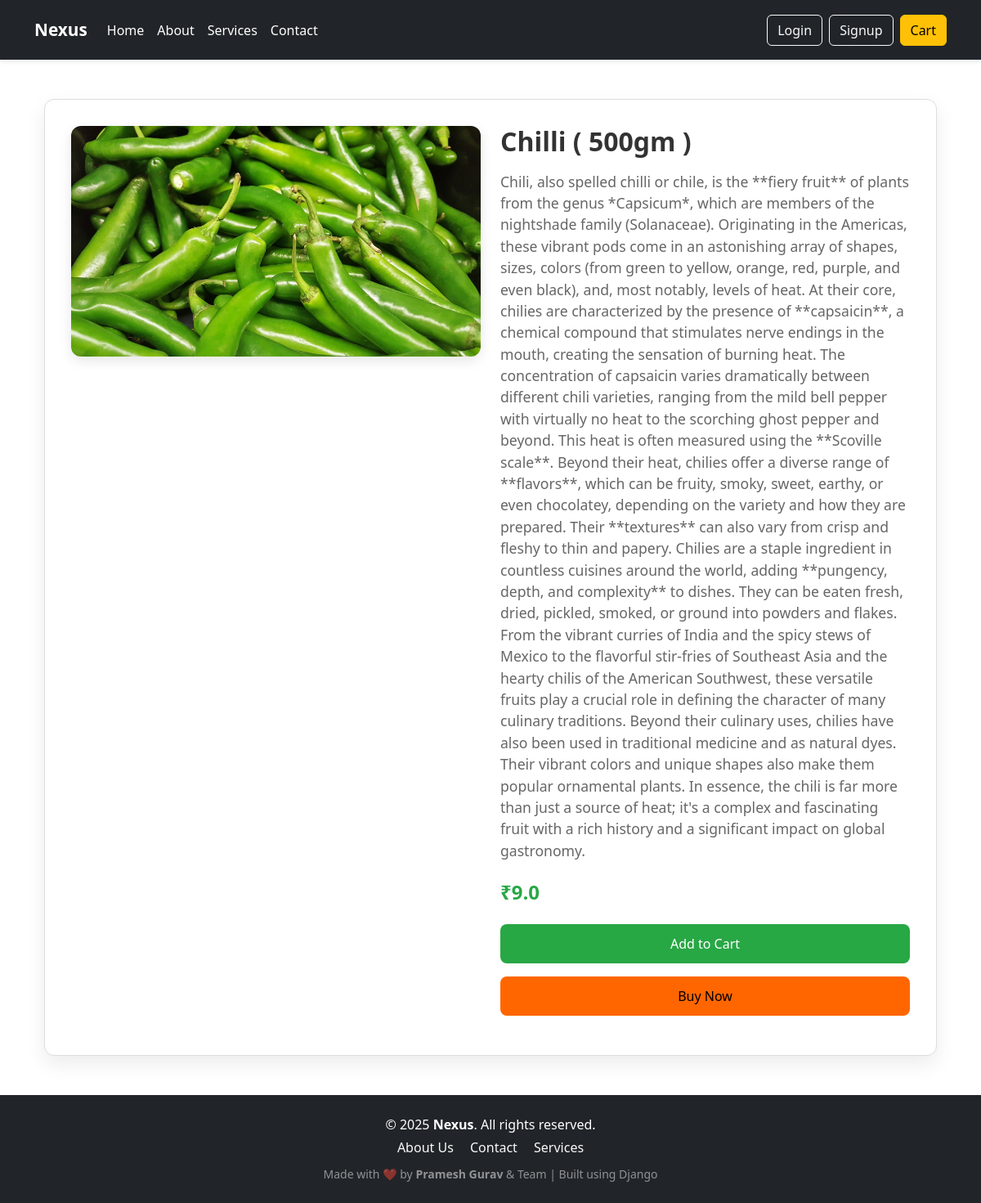
The app's page /product/3/, older data.
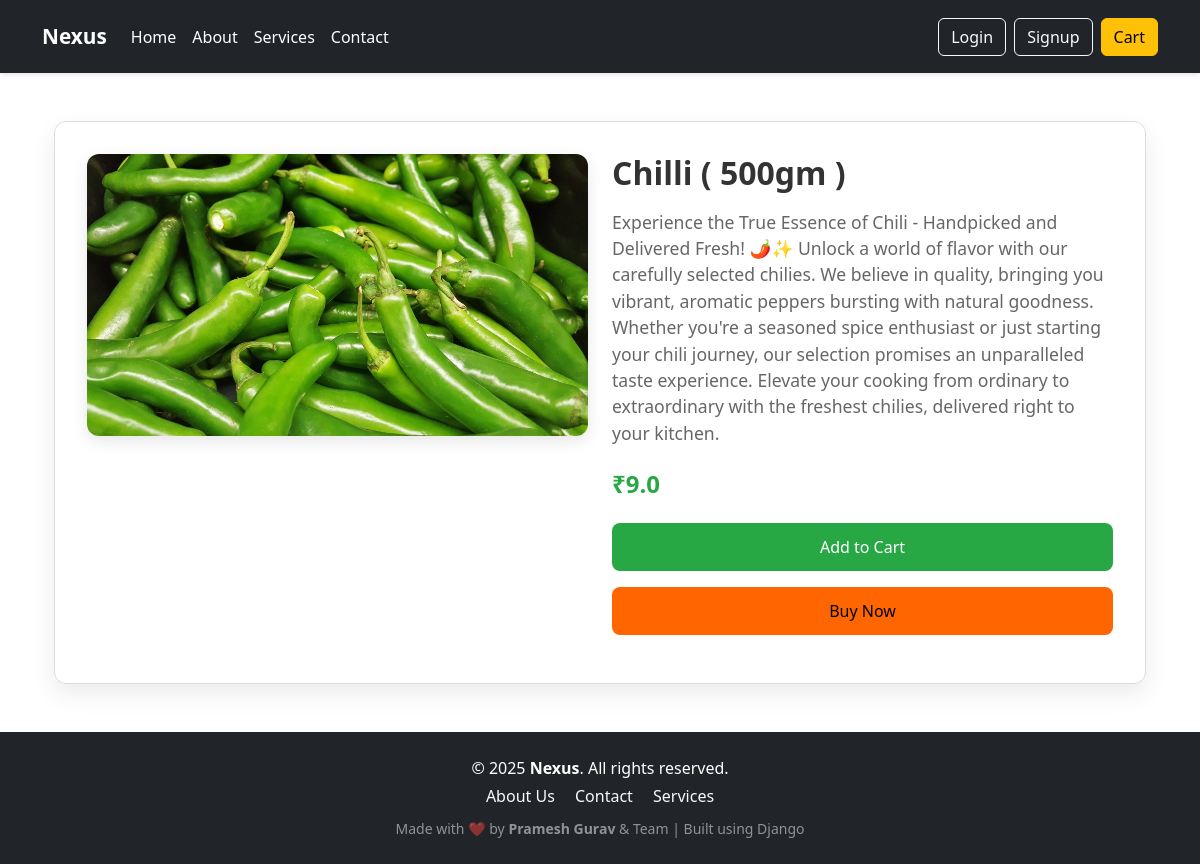
The same page, newer data.
### store/models.py (models this page shows, shortened)
class Product(models.Model):
    title = models.CharField(max_length=255)
    category = models.ForeignKey(Category, on_delete=models.CASCADE)
    description = models.TextField()
    price = models.FloatField()
    image = models.ImageField(upload_to='products/')

### store/views.py (the view)
# urls.py: path('product/<int:pk>/', views.product_detail, name='product_detail'),
def product_detail(request, pk):
    product = get_object_or_404(Product, pk=pk)
    return render(request, 'store/product_detail.html', {'product': product})

### store/templates/store/product_detail.html
{% extends 'store/base.html' %}
{% block content %}
<div class="container mt-5">
  <div class="product-detail-card">
    <div class="row">
      <div class="col-md-6 text-center">
        <img src="{{ product.image.url }}" class="img-fluid product-image" alt="{{ product.title }}">
      </div>
      <div class="col-md-6 mt-4 mt-md-0">
        <h2>{{ product.title }}</h2>
        <p>{{ product.description }}</p>
        <h4>₹{{ product.price }}</h4>
        <a href="{% url 'add_to_cart' product.pk %}" class="btn btn-success">Add to Cart</a>
        <a href="{% url 'add_to_cart' product.id %}" class="btn btn-warning">Buy Now</a>
      </div>
    </div>
  </div>
</div>
{% endblock %}

Row changes from the older to the newer data that the page shows:
changed Product "Chilli ( 500gm )": description "Chili, also spelled chilli or chile, is the **fiery fruit** of plants from the genus *Capsicum*, which are members of the nightshade family (Solanaceae). Originating in the Americas, these vibrant pods come in an astonishing array of shapes, sizes, colors (from green to yellow, orange, red, purple, and even black), and, most notably, levels of heat. At their core, chilies are characterized by the presence of **capsaicin**, a chemical compound that stimulates nerve endings in the mouth, creating the sensation of burning heat. The concentration of capsaicin varies dramatically between different chili varieties, ranging from the mild bell pepper with virtually no heat to the scorching ghost…" → "Experience the True Essence of Chili - Handpicked and Delivered Fresh! 🌶️✨ Unlock a world of flavor with our carefully selected chilies. We believe in quality, bringing you vibrant, aromatic peppers bursting with natural goodness. Whether you're a seasoned spice enthusiast or just starting your chili journey, our selection promises an unparalleled taste experience. Elevate your cooking from ordinary to extraordinary with the freshest chilies, delivered right to your kitchen."
